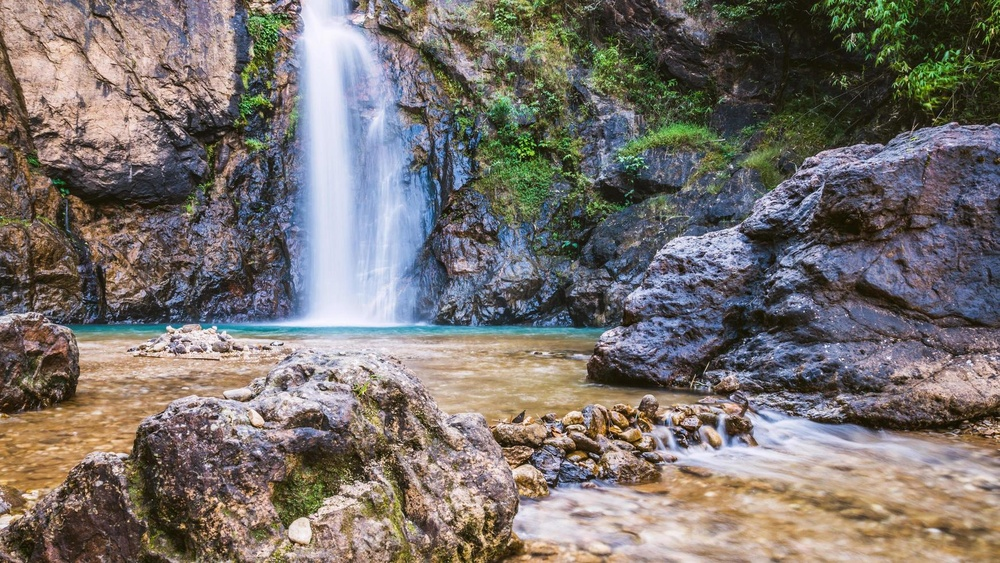
#> input picture pictures/waterfall.jpg, 1000 x 563 px, shrunk from 1742 x 980 before the run
$ python show_color_palette.py pictures/waterfall.jpg 3
#> lines starting #> are read from the running program, lines starting #| are printed output that depends on the picture
import os
import sys
import matplotlib.pyplot as plt
from PIL import Image
from sklearn.cluster import KMeans
from decode import *
import numpy as np
from math import sqrt, floor, ceil

if len(sys.argv) >= 2:
    image_path = sys.argv[1]
else:
    image_path = input('Path to image file: ')

if not os.path.exists(image_path):
    print("File doesn't exist")
    exit()

colors = []

if image_path[-4:] != '.cqc':
    if len(sys.argv) >= 3:
        k = int(sys.argv[2])
    else:
        k = int(input('Number of colors (-1 to see all): '))
    image = Image.open(image_path)
#> image is the input picture: PIL image 1000x563 RGB; mean R, G, B 120.1, 113.3, 108.9
    pixels = image.load()
    width, height = image.size
#> width = 1000; height = 563
    flatten_pixels = np.array([pixels[x,y] for x in range(width) for y in range(height)])
    used_colors = np.unique(flatten_pixels, axis=0)
    if k>0:
        if used_colors.shape[0] < k:
            k = used_colors.shape[0]
        kmeans = KMeans(n_clusters=k, init='k-means++')
        kmeans.fit(flatten_pixels)
        kmeans.cluster_centers_ = np.round(kmeans.cluster_centers_).astype(np.uint8)
        colors = kmeans.cluster_centers_
    else:
        colors = used_colors
else:
    with open(image_path, 'rb') as f:
        file_bytes = f.read()

    file_bits = []
    for i in file_bytes:
        for v in [128,64,32,16,8,4,2,1]:
            if i >= v:
                i -= v
                file_bits.append(1)
            else:
                file_bits.append(0)

    bits = [file_bits, 0]
    number_of_channels = read_number(bits,1)+3
    min_lzss_match_bits_cnt = read_number(bits,5)
    width = read_number(bits, 16)
    height = read_number(bits, 16)
    colors, _ = read_trie(bits,number_of_channels)

colors = list(colors)
width1 = ceil(sqrt(len(colors)*1.618))
height1 = ceil(len(colors)/width1)
width2 = floor(sqrt(len(colors)*1.618))
height2 = ceil(len(colors)/width2)
if len(colors)%width1 == 0:
    width, height = width1, height1
elif len(colors)%width2 == 0:
    width, height = width2, height2
elif len(colors)%width1 >= len(colors)%width2:
    width, height = width1, height1
else:
    width, height = width2, height2
no_color = [255]*len(colors[0])
diff = width * height - len(colors)
print('Number of colors:', len(colors))
print('Colors:', colors)
plt.figure(num=image_path)
if diff > 0:
    plt.scatter(range(len(colors)%width, width), [height-1]*(width-len(colors)%width), marker = 'x', color='red')
plt.title(f'Palette with {len(colors)} colors of image {image_path}')
colors += [no_color]*diff
plt.imshow(np.array([colors]).astype(np.uint8).reshape(height,width,-1))
plt.show()
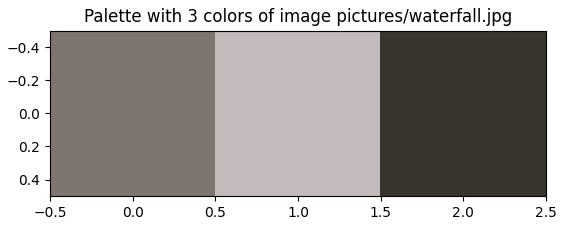
#> figure drawn by matplotlib, 1 panel

$ run again, on pictures/colors.png
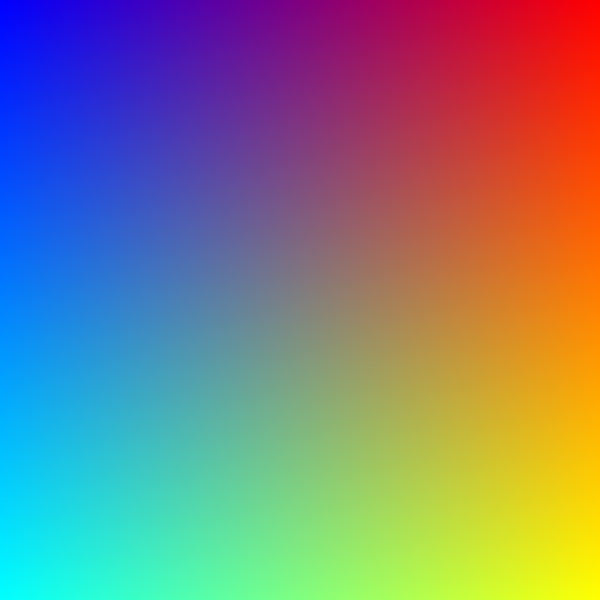
#> input picture pictures/colors.png, 600 x 600 px
#> image is the input picture: PIL image 600x600 RGB; mean R, G, B 127.3, 127.3, 127.7
#> `plt.show()`:
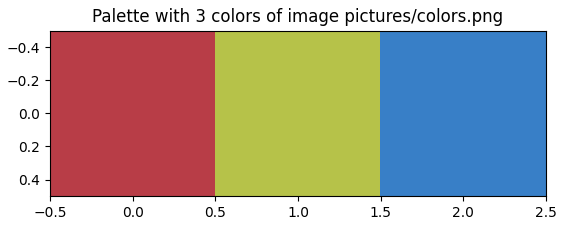
#> figure drawn by matplotlib, 1 panel

$ run again, on pictures/colors2.png
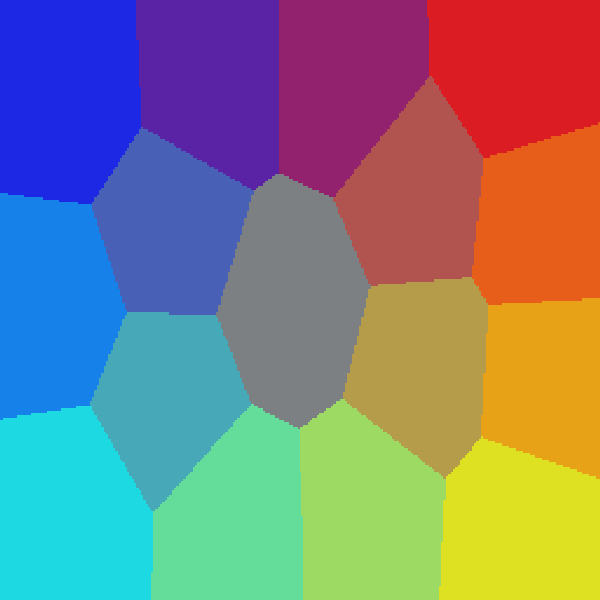
#> input picture pictures/colors2.png, 600 x 600 px
#> image is the input picture: PIL image 600x600 RGB; mean R, G, B 127.3, 127.3, 127.7
#> used_colors = 16 rows, first 8: [22, 130, 233], [28, 40, 227], [29, 218, 226], [71, 169, 184], [72, 97, 183], [90, 34, 165], [100, 221, 155], [124, 128, 131]
#> `plt.show()`:
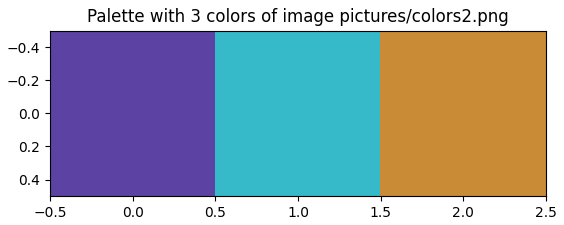
#> figure drawn by matplotlib, 1 panel
